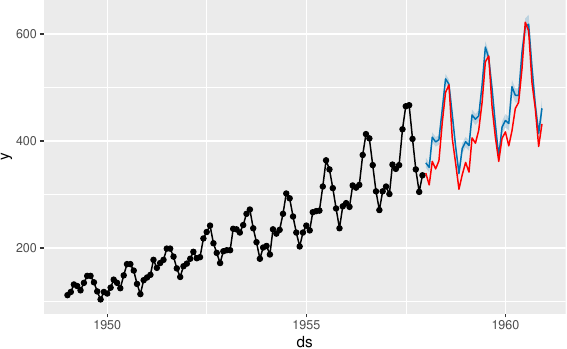

The R source for this figure:
pdf(file = "12-r-airpassengers-prophet.pdf", width = 5.83, height = 4.13)

my_data <- as.vector(AirPassengers)

n <- length(my_data) # データ数（144）
k <- 108             # 訓練データ数

library(tidyverse)
library(tsibble)

my_ds <- seq(
  from = yearmonth("1949/01"),
  to   = yearmonth("1960/12"),
  by   = 1)
my_label <- rep(
  c("train", "test"),
  c(k, n - k))
my_df <- tsibble(
  ds    = my_ds,
  x     = 0:(n - 1),
  y     = my_data,
  label = my_label,
  index = ds) # 日時の列の指定

my_train <- my_df[   1:k,  ]
my_test  <- my_df[- (1:k), ]

library(prophet)
my_prophet_model <- my_train %>%
  prophet(seasonality.mode = "multiplicative")

tmp <- my_prophet_model %>% predict(my_test)

my_prophet_model %>% plot(tmp) +
  geom_line(data = my_train, aes(x = as.POSIXct(ds))) +
  geom_line(data = my_test,  aes(x = as.POSIXct(ds)), color = "red")
